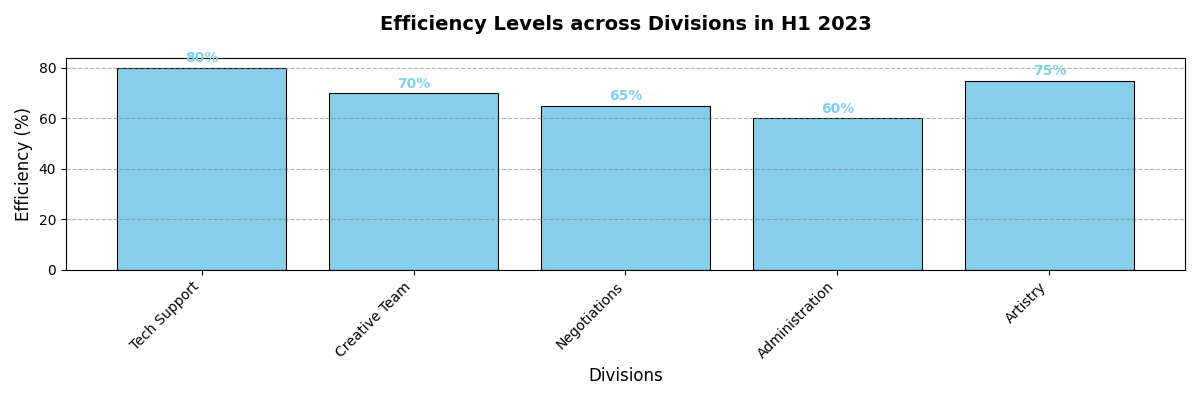

The script that drew this image:
import matplotlib.pyplot as plt
import numpy as np

# Data for the bar chart
departments = ['Tech Support', 'Creative Team', 'Negotiations', 'Administration', 'Artistry']
work_hours = [45, 40, 38, 35, 42]
stress_levels = [75, 50, 60, 40, 55]
productivity = np.array([80, 70, 65, 60, 75])

# Plotting the charts
fig, ax1 = plt.subplots(figsize=(12, 8))

# Create bar chart for average work hours with shuffled color
bars = ax1.bar(departments, work_hours, color='coral', edgecolor='black', linewidth=0.8)

# Adding data labels above each bar
for bar in bars:
    yval = bar.get_height()
    ax1.text(bar.get_x() + bar.get_width()/2, yval + 1, f"{yval} hrs", ha='center', va='bottom', color='black', fontsize=10, fontweight='bold')

# Secondary y-axis for stress levels with shuffled color
ax2 = ax1.twinx()
ax2.plot(departments, stress_levels, color='green', marker='o', linestyle='-', linewidth=2.5, label='Stress Experience (%)')

# Adding stress level labels
for i, level in enumerate(stress_levels):
    ax2.text(i, level + 2, f"{level}%", ha='center', va='bottom', color='green', fontsize=10)

# Titles and labels
ax1.set_title('Workload and Pressure in Various Office Divisions H1 2023', fontsize=14, fontweight='bold', pad=20)
ax1.set_ylabel('Weekly Mean Workload (hrs)', fontsize=12)
ax1.set_xlabel('Divisions', fontsize=12)
ax2.set_ylabel('Pressure Metrics (%)', fontsize=12, color='green')

# Set x-ticks and adjust x-labels to avoid overlap
ax1.set_xticks(np.arange(len(departments)))
ax1.set_xticklabels(departments, rotation=45, ha='right', fontsize=10)

# Enable grid lines on y-axis of the bar chart
ax1.yaxis.grid(True, linestyle='--', which='major', color='grey', alpha=0.6)

# Plotting subplots for productivity data with shuffled color
fig, ax3 = plt.subplots(figsize=(12, 4))
ax3.bar(departments, productivity, color='skyblue', edgecolor='black', linewidth=0.8)

# Adding data labels above each bar
for i, value in enumerate(productivity):
    ax3.text(i, value + 1, f"{value}%", ha='center', va='bottom', color='skyblue', fontsize=10, fontweight='bold')

# Titles and labels
ax3.set_title('Efficiency Levels across Divisions in H1 2023', fontsize=14, fontweight='bold', pad=20)
ax3.set_ylabel('Efficiency (%)', fontsize=12)
ax3.set_xlabel('Divisions', fontsize=12)

# Set x-ticks and adjust x-labels to avoid overlap
ax3.set_xticks(np.arange(len(departments)))
ax3.set_xticklabels(departments, rotation=45, ha='right', fontsize=10)

# Enable grid lines on y-axis of the productivity chart
ax3.yaxis.grid(True, linestyle='--', which='major', color='grey', alpha=0.6)

# Final layout adjustment
plt.tight_layout()

# Display the plots
plt.show()
